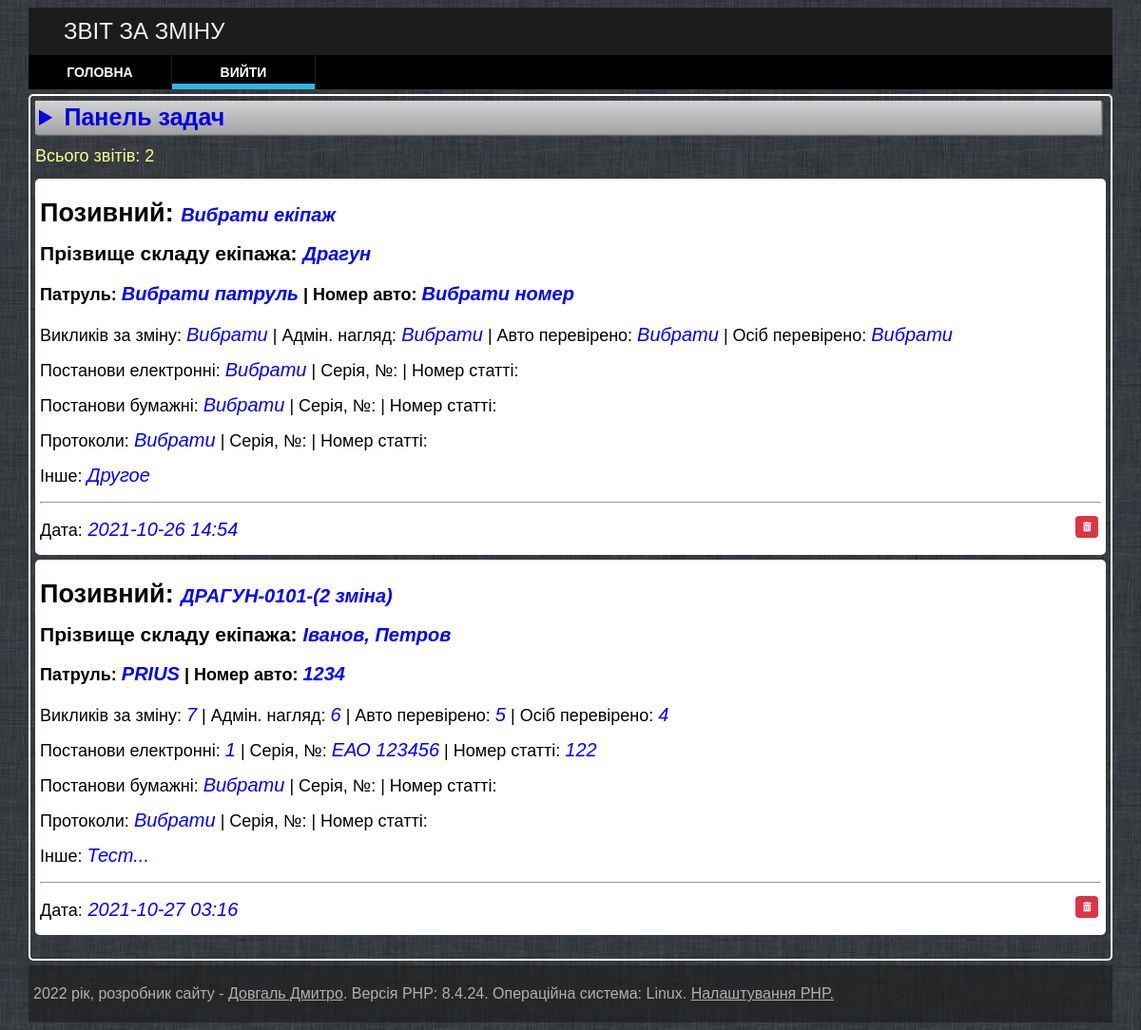
The app's page /admin.php (signed in) with its own data.
### tables this page shows
CREATE TABLE `zvitsdata` (
  `id` int(11) UNSIGNED NOT NULL,
  `crew` varchar(255) NOT NULL,
  `surname` varchar(255) NOT NULL,
  `patrol` varchar(255) NOT NULL,
  `patrolNum` varchar(255) NOT NULL,
  `callsForChange` varchar(255) NOT NULL,
  `adminSupervision` varchar(255) NOT NULL,
  `carIsChecked` varchar(255) NOT NULL,
  `personsChecked` varchar(255) NOT NULL,
  `formDecreeEL` varchar(255) NOT NULL,
  `formDecreeELInput` varchar(255) NOT NULL,
  `formDecreeELArticleInput` varchar(255) NOT NULL,
  `personsCheckedPapper` varchar(255) NOT NULL,
  `formDecreePapperInput` varchar(255) NOT NULL,
  `formDecreePapperArticleInput` varchar(255) NOT NULL,
  `formProtocol` varchar(255) NOT NULL,
  `formProtocolPapperInput` varchar(255) NOT NULL,
  `formProtocolArticleInput` varchar(255) NOT NULL,
  `formTextareaOther` text NOT NULL,
  `date` varchar(255) NOT NULL
);

### htdocs/admin.php (the view, shortened to what this page needs)
<!DOCTYPE html>
<html lang="ua">
<head>
    <link rel="stylesheet" href="./assets/css/style.css">
    <link rel="stylesheet" href="https://use.fontawesome.com/releases/v5.15.3/css/all.css"
>
</head>
<body>
    <div class="container">
        <div class="header">
            <span class="header-title">Звіт за зміну</span>
        </div>
        <nav>
            <ul>
                <li>
                    <a href="index.php">
                        Головна
                    </a>
                </li>
                <li class="active">
                    <a href="admin.php?do=logout">
                        Вийти
                    </a>
                </li>
            </ul>
        </nav>
        <main>
            <details>
                <summary>Панель задач</summary>
            </details>
                <?php
                    $conn = new mysqli("sql205.hostronavt.ru", "onavt_28931418", "54321", "onavt_28931418_zvits");
                    $conn->set_charset("utf8");
                    $sql = "SELECT * FROM zvitsdata";
                    if($result = $conn->query($sql)){
                        $rowsCount = $result->num_rows;
                        echo "<p class='other-data'>Всього звітів: $rowsCount</p><section>";
                        foreach($result as $row){
                            echo "<div class='data-user'>
                            <h2>Позивний: <i class='data-i'>" . $row["crew"] ."</i></h2>";
                            echo "<h3>Прізвище складу екіпажа: <i class='data-i'>" . $row["surname"] ."</i></h3>";
                            echo "<h4>Патруль: <i class='data-i'>" . $row["patrol"] ."</i> | Номер авто: <i class='data-i'>" . $row["patrolNum"] ."</i></h4>";
                            echo "<p>Викликів за зміну: <i class='data-i'>" . $row["callsForChange"] ."</i> | Адмін. нагляд: <i class='data-i'>" . $row["adminSupervision"] ."</i> | Авто перевірено: <i class='data-i'>" . $row["carIsChecked"] ."</i> | Осіб перевірено: <i class='data-i'>" . $row["personsChecked"] ."</i></p>";
                            echo "<p>Постанови електронні: <i class='data-i'>" . $row["formDecreeEL"] ."</i> | Серія, №: <i class='data-i'>" . $row["formDecreeELInput"] ."</i> | Номер статті: <i class='data-i'>" . $row["formDecreeELArticleInput"] ."</i></p>";
                            echo "<p>Постанови бумажні: <i class='data-i'>" . $row["personsCheckedPapper"] ."</i> | Серія, №: <i class='data-i'>" . $row["formDecreePapperInput"] ."</i> | Номер статтi: <i class='data-i'>" . $row["formDecreePapperArticleInput"] ."</i> </p>";
                            echo "<p>Протоколи: <i class='data-i'>" . $row["formProtocol"] ."</i> | Серія, №: <i class='data-i'>" . $row["formProtocolPapperInput"] ."</i> | Номер статтi: <i class='data-i'>" . $row["formProtocolArticleInput"] ."</i> </p>";
                            echo "<p>Інше: <i class='data-i'>" . $row["formTextareaOther"] ."</i></p><hr>";
                            echo "<p>Дата:<i class='data-i'> " . $row["date"] ."</i></p>
                                <div class='button-box'>
                                    <form action='delete.php' method='post'>
                                        <input type='hidden' name='id' value='" . $row["id"] . "' />
                                        <button class='delete'><i class='fas fa-trash-alt'></i></button>
                                    </form>
                                </div>
                            </div>";
                        }
                    } else{
                        echo "Ошибка: " . $conn->error;
                    }
                ?>
            </section>
        </main>
    <?php
        require_once "footer.php";
    ?>
    </div>
</body>
</html>

### htdocs/footer.php
 <footer>
    <span>
        <?php echo date('Y'); ?> рік, розробник сайту - <a href="https://dovgaldima.pp.ua">Довгаль Дмитро</a>.
		Версія PHP: <?php echo PHP_VERSION ?>.
        Операційна система: <?php echo PHP_OS; ?>.
        <a href="info.php">
            Налаштування PHP.
        </a>
    </span>
</footer>

### htdocs/assets/css/core.css (style rules this page uses)
body { background-image: url(../img/background.png); background-attachment: fixed; }
a { text-decoration: none; color: white; }
.container { width: 100%; padding-right: 0px; padding-left: 0px; margin-right: auto; margin-left: auto; }
@media (min-width: 576px) { .container { max-width: 540px; } }
@media (min-width: 768px) { .container { max-width: 720px; } }
@media (min-width: 992px) { .container { max-width: 960px; } }
@media (min-width: 1200px) { .container { max-width: 1140px; } }

### htdocs/assets/css/bloks/header.css (style rules this page uses)
.header { display: flex; flex-direction: row; justify-content: flex-start; align-items: center; background-color: #1c1c1c; height: 50px; }
.header-title { font-weight: 500; font-size: 24px; font-family: Arial, Helvetica, sans-serif; color:#f3f3f3; text-transform: uppercase; margin-left: 37px; }
nav { background-color: black; }
ul { display: flex; flex-direction: row; text-indent: 0; list-style: none; padding: 0; margin: 0; }
li { text-transform: uppercase; color: white; text-align: center; padding-top: 10px; padding-bottom: 10px; width: 150px; border-right: 1px solid #1d1d1d; font-weight: 600; font-size: 14px; font-family: Arial, Helvetica, sans-serif; }
.active { box-shadow: -3px -11px 0px -5px rgba(47, 182, 230) inset; }

### htdocs/assets/css/bloks/main.css (style rules this page uses)
main { margin-top: 5px; border: 2px solid white; padding: 0 0 20px 0; border-radius: 5px; line-height: 1.5em; transition: 500ms; }
i { color: #303030; font-size: 20px; }
main, label { color: #ffff91; font-weight: 500; font-size: 18px; font-family: Arial, Helvetica, sans-serif; }

### htdocs/assets/css/bloks/admin.css (style rules this page uses)
details>summary { font-weight: 700; font-size: 25px; font-family: Arial, Helvetica, sans-serif; color: #0202e3; margin: 5px; padding: 4px; width: 98%; background: linear-gradient(0deg, rgba(163, 163, 163, 1) 0%, rgba(211, 211, 211, 1) 100%); border: none; box-shadow: 1px 1px 2px #bbbbbb; cursor: pointer; }
section { display: flex; flex-direction: row; justify-content: flex-start; align-items: flex-start; flex-wrap: wrap; margin: 5px; line-height: 1em; min-height: calc(68vh - 70px); }
.other-data { margin: 5px; }
.data-user { background-color: white; width: 100%; color: black; border-radius: 5px; padding: 5px; margin-top: 5px; }
.data-i { color: blue; }

### htdocs/assets/css/bloks/footer.css (style rules this page uses)
footer { display: flex; flex-direction: column; justify-content: center; align-items: flex-start; margin: 5px 0 0 0; background-color: #1c1c1c; padding: 5px 0 5px 0; height: 50px; font-family: Arial, Helvetica, sans-serif; opacity: .6; }
footer span { margin: 0 0 0 5px; color: white; }
footer a { text-decoration: underline; color: white; }

### htdocs/admin.php (style rules this page uses)
.button-box { display: flex; flex-direction: row; justify-content: flex-end; width: 100%; margin-top: -45px; padding-bottom:10px; }
.delete { background-color: #dc3545; border-color: #dc3545; }
.button-box button { border: none; margin: 3px; font-weight: 400; text-align: center; vertical-align: middle; padding: 3px 16px 5px 8px; border-radius: .25rem; cursor: pointer; width: 8px; background-color: #dc3545; border-color: #dc3545; }
button .fas { margin: 0; padding: 0; color: #fff; font-size: 10px; }

### records on screen
zvitsdata: crew "Вибрати екіпаж", surname "Драгун", patrol "Вибрати патруль", patrolNum "Вибрати номер", callsForChange "Вибрати", adminSupervision "Вибрати", carIsChecked "Вибрати", personsChecked "Вибрати", formDecreeEL "Вибрати", personsCheckedPapper "Вибрати", formProtocol "Вибрати", formTextareaOther "Другое", date "2021-10-26 14:54"
zvitsdata: crew "ДРАГУН-0101-(2 зміна)", surname "Іванов, Петров", patrol "PRIUS", patrolNum "1234", callsForChange "7", adminSupervision "6", carIsChecked "5", personsChecked "4", formDecreeEL "1", formDecreeELInput "ЕАО 123456", formDecreeELArticleInput "122", personsCheckedPapper "Вибрати", formProtocol "Вибрати", formTextareaOther "Тест...", date "2021-10-27 03:16"

### other values on screen
$rowsCount "2"
PHP_VERSION "8.4.24"
PHP_OS "Linux"
